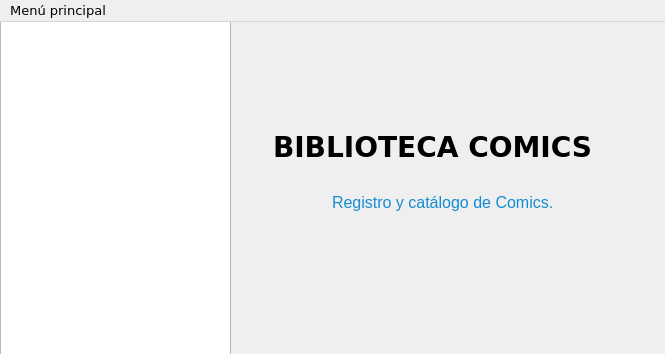
<?xml version="1.0" encoding="UTF-8"?>
<ui version="4.0">
 <class>MainWindow</class>
 <widget class="QMainWindow" name="MainWindow">
  <property name="geometry">
   <rect>
    <x>0</x>
    <y>0</y>
    <width>665</width>
    <height>354</height>
   </rect>
  </property>
  <property name="windowTitle">
   <string> GESTOR COMICS</string>
  </property>
  <property name="styleSheet">
   <string notr="true"/>
  </property>
  <widget class="QWidget" name="centralwidget">
   <widget class="QLabel" name="lbl_titulo">
    <property name="geometry">
     <rect>
      <x>273</x>
      <y>110</y>
      <width>351</width>
      <height>31</height>
     </rect>
    </property>
    <property name="font">
     <font>
      <family>Verdana</family>
      <pointsize>21</pointsize>
      <weight>75</weight>
      <bold>true</bold>
     </font>
    </property>
    <property name="text">
     <string>BIBLIOTECA COMICS</string>
    </property>
   </widget>
   <widget class="QGraphicsView" name="grv_main">
    <property name="geometry">
     <rect>
      <x>0</x>
      <y>-20</y>
      <width>231</width>
      <height>381</height>
     </rect>
    </property>
    <property name="styleSheet">
     <string notr="true">*{background-image: url(&quot;estilos/batman.png&quot;);}</string>
    </property>
   </widget>
   <widget class="QLabel" name="lbl_subtitulo">
    <property name="geometry">
     <rect>
      <x>332</x>
      <y>150</y>
      <width>251</width>
      <height>61</height>
     </rect>
    </property>
    <property name="font">
     <font>
      <pointsize>12</pointsize>
     </font>
    </property>
    <property name="styleSheet">
     <string notr="true">* {color: #148CD2;}</string>
    </property>
    <property name="text">
     <string>Registro y catálogo de Comics.</string>
    </property>
   </widget>
  </widget>
  <widget class="QMenuBar" name="menubar">
   <property name="geometry">
    <rect>
     <x>0</x>
     <y>0</y>
     <width>665</width>
     <height>22</height>
    </rect>
   </property>
   <property name="font">
    <font>
     <family>Verdana</family>
     <pointsize>10</pointsize>
     <weight>50</weight>
     <bold>false</bold>
    </font>
   </property>
   <widget class="QMenu" name="menu_principal">
    <property name="font">
     <font>
      <family>Verdana</family>
      <pointsize>10</pointsize>
      <weight>50</weight>
      <bold>false</bold>
     </font>
    </property>
    <property name="title">
     <string>Menú principal</string>
    </property>
    <addaction name="subm_registro"/>
    <addaction name="subm_catalogo"/>
    <addaction name="subm_listado"/>
    <addaction name="subm_tabla"/>
    <addaction name="separator"/>
    <addaction name="subm_inicio"/>
    <addaction name="separator"/>
    <addaction name="subm_salir"/>
   </widget>
   <addaction name="menu_principal"/>
  </widget>
  <action name="subm_registro">
   <property name="text">
    <string>Registro Comic</string>
   </property>
   <property name="font">
    <font>
     <family>Verdana</family>
     <pointsize>10</pointsize>
     <weight>50</weight>
     <bold>false</bold>
    </font>
   </property>
  </action>
  <action name="subm_catalogo">
   <property name="text">
    <string>Catálogo Comics</string>
   </property>
  </action>
  <action name="subm_lista_comics">
   <property name="text">
    <string>Lista Comics</string>
   </property>
  </action>
  <action name="subm_tabla_Comics">
   <property name="text">
    <string>Tabla Comics</string>
   </property>
  </action>
  <action name="subm_listado">
   <property name="text">
    <string>Listado Comics</string>
   </property>
  </action>
  <action name="subm_tabla">
   <property name="text">
    <string>Tabla Comics</string>
   </property>
  </action>
  <action name="subm_salir">
   <property name="text">
    <string>Salir</string>
   </property>
  </action>
  <action name="subm_inicio">
   <property name="text">
    <string>Inicio</string>
   </property>
  </action>
 </widget>
 <resources/>
 <connections/>
</ui>
